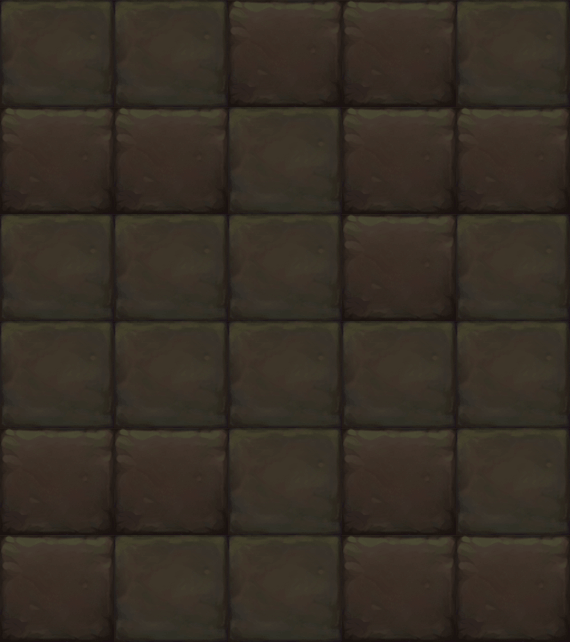

Tiled map render using the project's own tile images. Description and the map definition, with tile-layer contents summarised, below:
An orthogonal 5x6 tile map with 114x107 px tiles, 1 tile layer (块层 1).

<map version="1.0" orientation="orthogonal" width="5" height="6" tilewidth="114" tileheight="107">
 <tileset firstgid="1" name="map054" tilewidth="114" tileheight="107">
  <image source="map054.png" width="228" height="107" />
 </tileset>
 <layer name="块层 1" width="5" height="6">
  <data>[30 cells, 30 non-empty, 2 distinct tile ids]</data>
 </layer>
</map>
